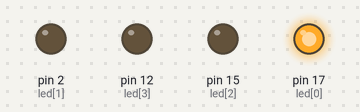
A sketch run on a simulated Arduino Uno, built with avr-gcc and run on an emulated ATmega328P. On the bench: output pins drawn as LEDs (lit = HIGH).

Above: at 0.25 s.
At 0.55 s:
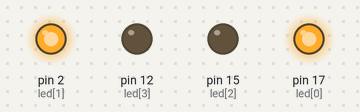
At 0.85 s:
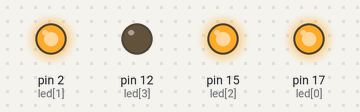
At 2.45 s:
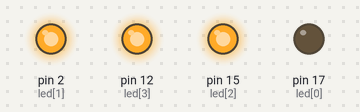
At 3.9 s:
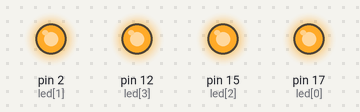
At 6.05 s:
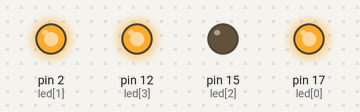
Timing chart, 0 to 6.3 s (numbered marks = the images above):
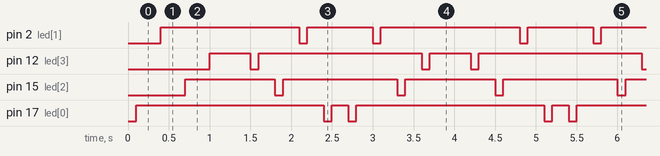

The sketch:

lab4-4.ino
```cpp
int led[]={17,2,15,12};

void up();
void dnow();

void setup(){
  pinMode(led[0],OUTPUT);
  pinMode(led[1],OUTPUT);
  pinMode(led[2],OUTPUT);
  pinMode(led[3],OUTPUT);
}

void loop(){
  up();
  dnow();
}

void up(){
  for( int i=0; i<4; i++){
    digitalWrite(led[i],LOW);
    delay(100);
    digitalWrite(led[i],HIGH);
    delay(200);
  }
}
void dnow(){
  for( int i=4; i>=0; i--){
    digitalWrite(led[i],LOW);
    delay(100);
    digitalWrite(led[i],HIGH);
    delay(200);
  }
}
```

Measured:
- by itself, pin 2 (led[1]): repeats every 2.7 s: LOW 0.10 s, HIGH 0.80 s, LOW 0.10 s, HIGH 1.7 s
- by itself, pin 12 (led[3]): repeats every 2.7 s: LOW 0.10 s, HIGH 2.0 s, LOW 0.10 s, HIGH 0.50 s
- by itself, pin 15 (led[2]): repeats every 2.7 s: LOW 0.10 s, HIGH 1.4 s, LOW 0.10 s, HIGH 1.1 s
- by itself, pin 17 (led[0]): repeats every 2.7 s: LOW 0.10 s, HIGH 0.20 s, LOW 0.10 s, HIGH 2.3 s
